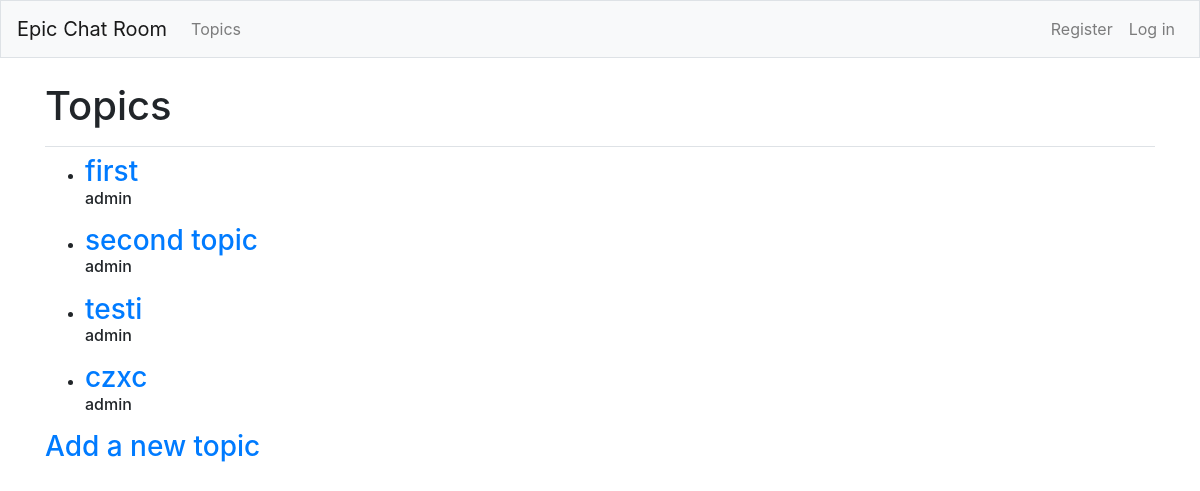
Page /topics/ on the committed database.
### epic_chat_room/models.py (models this page shows)
class Topic(models.Model):
    title = models.CharField(max_length=200)
    date_added = models.DateTimeField(auto_now_add=True)
    date_modified = models.DateTimeField(auto_now=True)
    owner = models.ForeignKey(User, on_delete=models.CASCADE)
    def __str__(self):
        return self.title

### epic_chat_room/views.py (the view)
# urls.py: path('topics/', views.topics, name='topics'),
def topics(request):
    topics = Topic.objects.order_by('date_modified')
    context = {'topics': topics}
    return render(request, 'epic_chat_room/topics.html', context)

### epic_chat_room/templates/epic_chat_room/topics.html
{% extends "epic_chat_room/base.html" %}
{% block page_header %}
  <h1>Topics</h1>
{% endblock page_header %}
{% block content %}
  <ul>
    {% for topic in topics %}
      <li><h3>
        <a href="{% url 'epic_chat_room:topic' topic.id %}">{{ topic }}</a>
        <p style="font-size:medium">{{topic.owner}}</p>
      </h3></li>
    {% empty %}
      <li><h3>No topics have been added yet.</h3></li>
    {% endfor %}
  </ul>
  <h3><a href="{% url 'epic_chat_room:new_topic' %}">Add a new topic</a></h3>
{% endblock content %}

### rows in the picture
Topic: title "first", owner "admin"
Topic: title "second topic", owner "admin"
Topic: title "testi", owner "admin"
Topic: title "czxc", owner "admin"
